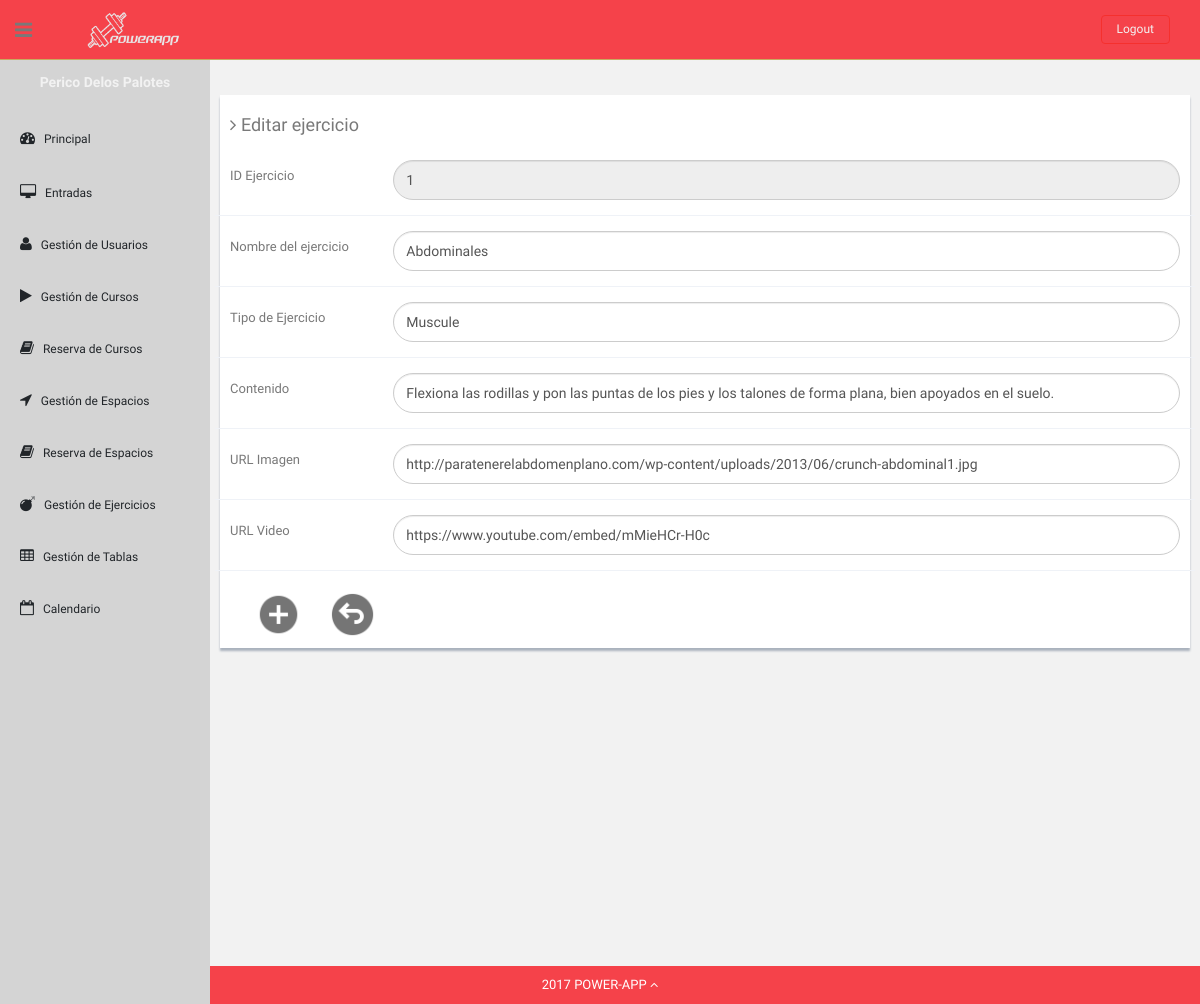
The page /Controllers/formLoader.php?IDExercise=1&form=exerciseEdit (signed in) on the database its author committed.
### tables this page shows
CREATE TABLE Exercise (
    IDExercise int NOT NULL AUTO_INCREMENT,
    Name varchar(80) NOT NULL,
    ExerciseType varchar(50),
    UrlImage varchar(255),
    UrlVideo varchar(255),
    Content text,

    PRIMARY KEY (IDExercise)
);

### Models/Exercise.php (called while the page is built, shortened)
<?php
class Exercise{
    private $IDExercise;
    private $Name;
    private $ExerciseType;
    private $UrlImage;
    private $UrlVideo;
    private $Content;
    public function __construct($IDExercise)
    {
        $this->IDExercise = $IDExercise;
    }
    public function loadDataAssoc($dataArray)
    {
        $this->IDExercise = $dataArray['IDExercise'];
        $this->Name = $dataArray['Name'];
        $this->ExerciseType = $dataArray['ExerciseType'];
        $this->UrlImage = $dataArray['UrlImage'];
        $this->UrlVideo = $dataArray['UrlVideo'];
        $this->Content = $dataArray['Content'];
    }
    public function getIDExercise()
    {
        return $this->IDExercise;
    }
    public function getName()
    {
        return $this->Name;
    }
    public function getExerciseType()
    {
        return $this->ExerciseType;
    }
    public function getContent()
    {
        return $this->Content;
    }
    public function getUrlImage()
    {
        return $this->UrlImage;
    }
    public function getUrlVideo()
    {
        return $this->UrlVideo;
    }
}

### Models/ExerciseModel.php (called while the page is built, shortened)
<?php
class ExerciseDAO
{
    private $DBLink;
    private $serverName ="localhost";
    private $userName = "admin";
    private $passWord = "admin";
    private $DBName = "powerAppDB";
    function __construct(){
        $this->DBLink =  new mysqli($this->serverName,$this->userName,$this->passWord,$this->DBName);
    }
    function get(Exercise $exercise){
        $statement = $this->DBLink->prepare("SELECT * FROM Exercise WHERE IDExercise=?");
        $IDExercise = $exercise->getIDExercise();
        $statement->bind_param("s",$IDExercise);
        if(!$statement->execute()) {
            return "Falló la ejecución: (" . $statement->errno . ") " . $statement->error;
        }else{
            $result = $statement->get_result();
            return "ok";
        }
    }
}
?>

### Views/exerciseEditView.php (the view)
<?php
class exerciseEditView
{
    var $exercise;
  function __construct(Exercise $exercise)
  {
      $this->exercise = $exercise;
      $this->render();
  }
  function render()
  {
    ?>
    <div class="row mt">
        <div class="col-lg-12">
            <div class="form-panel">
                <h4 class="mb"><i class="fa fa-angle-right"></i> Editar ejercicio</h4>
                <form method="post" class="form-horizontal style-form" action="../Controllers/ExerciseActionController.php?action=EDIT">
                    <div class="form-group">
                        <label class="col-sm-2 col-sm-2 control-label">ID Ejercicio</label>
                        <div class="col-sm-10">
                            <input type="number" class="form-control round-form" name="IDExercise" value="<?php echo $this->exercise->getIDExercise();?>" readonly>
                        </div>
                    </div>
                    <div class="form-group">
                        <label class="col-sm-2 col-sm-2 control-label">Nombre del ejercicio</label>
                        <div class="col-sm-10">
                            <input type="text" class="form-control round-form" name="Name" value="<?php echo $this->exercise->getName();?>">
                        </div>
                    </div>
                    <div class="form-group">
                        <label class="col-sm-2 col-sm-2 control-label">Tipo de Ejercicio</label>
                        <div class="col-sm-10">
                            <input type="text" class="form-control round-form" name="ExerciseType" value="<?php echo $this->exercise->getExerciseType();?>">
                        </div>
                    </div>
                    <div class="form-group">
                        <label class="col-sm-2 col-sm-2 control-label">Contenido</label>
                        <div class="col-sm-10">
                            <input type="text" class="form-control round-form" name="Content" value="<?php echo $this->exercise->getContent();?>">
                        </div>
                    </div>
                    <div class="form-group">
                        <label class="col-sm-2 col-sm-2 control-label">URL Imagen</label>
                        <div class="col-sm-10">
                            <input type="text" class="form-control round-form" name="UrlImage" value="<?php echo $this->exercise->getUrlImage();?>">
                        </div>
                    </div>
                    <div class="form-group">
                        <label class="col-sm-2 col-sm-2 control-label">URL Video</label>
                        <div class="col-sm-10">
                            <input type="text" class="form-control round-form" name="UrlVideo" value="<?php echo $this->exercise->getUrlVideo();?>">
                        </div>
                    </div>
                    <button class="submit" type="submit"><img src="../Templates/img2/add.png"></button>
                    <a class="submit" href="../Controllers/ExerciseShowAllController.php"><img src="../Templates/img2/atras.png"></a>
                </form>
            </div>
        </div>
    </div>
    <?php
}
} ?>

### Templates/css2/style2.css (style rules this page uses)
body { color: #797979; background: #f2f2f2; font-family: 'Ruda', sans-serif; padding: 0px !important; margin: 0px !important; font-size:13px; }
ul li { list-style: none; }
a, a:hover, a:focus { text-decoration: none; outline: none; }
#container { width: 100%; height: 100%; }
.centered { text-align: center; }
.mt { margin-top: 25px; }
.mb { margin-bottom: 25px; }
ul.top-menu > li > .logout { color: #f2f2f2; font-size: 12px; border-radius: 4px; -webkit-border-radius: 4px; border: 1px solid #F5302E !important; padding: 5px 15px; margin-right: 15px; background: #F5424A; margin-top: 15px; }
#sidebar { width: 210px; height: 100%; position: fixed; background: #d4d4d4; }
#sidebar h5 { color: #f2f2f2; font-weight: 700; }
#sidebar ul li { position: relative; }
ul.sidebar-menu , ul.sidebar-menu li ul.sub { margin: -2px 0 0; padding: 0; }
ul.sidebar-menu { margin-top: 75px; }
ul.sidebar-menu li { margin-bottom: 5px; margin-left:10px; margin-right:10px; }
ul.sidebar-menu li.sub-menu { line-height: 15px; }
ul.sidebar-menu li a span { display: inline-block; }
ul.sidebar-menu li a { color: #212529; text-decoration: none; display: block; padding: 15px 0 15px 10px; font-size: 12px; outline: none; -webkit-transition: all 0.3s ease; -moz-transition: all 0.3s ease; -o-transition: all 0.3s ease; -ms-transition: all 0.3s ease; transition: all 0.3s ease; }
ul.sidebar-menu li a i { font-size: 15px; padding-right: 6px; }
#main-content { margin-left: 210px; }
.header, .footer { min-height: 60px; padding: 0 15px; }
.header { position: fixed; left: 0; right: 0; z-index: 1002; }
.black-bg { background: #F5424A; border-bottom: 1px solid #c9aa5f; }
.wrapper { display: inline-block; margin-top: 60px; padding-left: 15px; padding-right: 15px; padding-bottom: 15px; padding-top: 0; width: 100%; }
a.logo { font-size: 20px; color: #ffffff; float: left; margin-top: 10px; text-transform: uppercase; }
#top_menu .nav > li, ul.top-menu > li { float: left; }
ul.top-menu > li > a { color: #666666; font-size: 16px; border-radius: 4px; -webkit-border-radius: 4px; border:1px solid #666666 !important; padding: 2px 6px; margin-right: 15px; }
.sidebar-toggle-box { float: left; padding-right: 15px; margin-top: 20px; }
.sidebar-toggle-box .fa-bars { cursor: pointer; display: inline-block; font-size: 20px; }
.form-panel { background: #ffffff; margin: 10px; padding: 10px; box-shadow: 0px 3px 2px #aab2bd; text-align: left; }
label { font-weight: 400; }
.form-horizontal.style-form .form-group { border-bottom: 1px solid #eff2f7; padding-bottom: 15px; margin-bottom: 15px; }
.round-form { border-radius: 500px; -webkit-border-radius: 500px; }
@media (min-width: 768px) { .form-horizontal .control-label { text-align: left; } }
.site-footer { background: #F5424A; color: #fff; padding: 10px 0; }
.site-min-height { min-height: 900px; }
.submit { border: none; background: none; }
.submit img { margin-top: 5px; margin-left: 20px; width: 45px; height: 45px; }

### rows shown on the page
exercise: IDExercise "1", Name "Abdominales", ExerciseType "Muscule", Content "Flexiona las rodillas y pon las puntas de los pies y los talones de forma plana, bien apoyados en el suelo.", UrlImage "http://paratenerelabdomenplano.com/wp-content/uploads/2013/06/crunch-abdominal1.jpg", UrlVideo "https://www.youtube.com/embed/mMieHCr-H0c"
